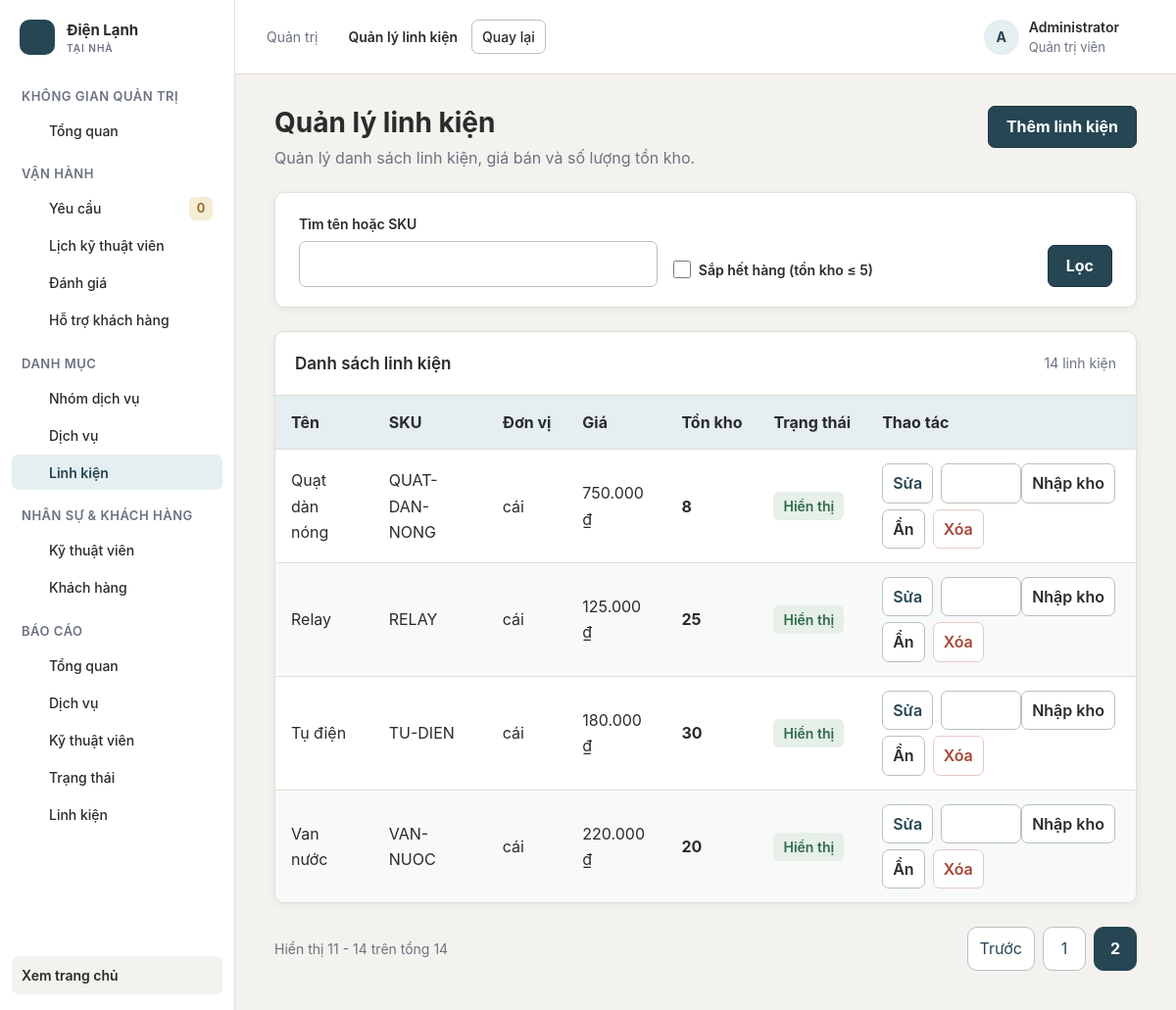
Page /scr/part/index?url=part/index&page=2 (signed in) on the committed database.
### tables this page shows
CREATE TABLE IF NOT EXISTS parts (
    id INT UNSIGNED NOT NULL AUTO_INCREMENT,
    name VARCHAR(180) NOT NULL,
    sku VARCHAR(80) NOT NULL,
    unit VARCHAR(40) NOT NULL,
    price DECIMAL(12, 0) NOT NULL DEFAULT 0,
    stock_qty INT UNSIGNED NOT NULL DEFAULT 0,
    status TINYINT(1) NOT NULL DEFAULT 1,
    PRIMARY KEY (id),
    UNIQUE KEY uq_parts_sku (sku),
    KEY idx_parts_status (status)
);

### scr/app/controllers/Controller.php (called while the page is built, shortened)
<?php
require_once dirname(__DIR__) . '/helpers/Paginator.php';
class Controller {
    public function model($model) {
        return new $model();
    }
    public function view($path, $data = []) {
        $viewFile = dirname(__DIR__) . '/views/' . $path . '.php';
        extract($data, EXTR_SKIP);
        require $viewFile;
    }
    protected function queryString($key, $maximumLength = 200)
    {
        $value = $_GET[$key] ?? '';
        return is_string($value) ? mb_substr(trim($value), 0, $maximumLength) : '';
    }
}
?>

### scr/app/controllers/PartController.php (called while the page is built, shortened)
<?php
class PartController extends Controller
{
    public function index()
    {
        $search = $this->queryString('search', 100);
        $lowStock = ($_GET['low_stock'] ?? '') === '1';
        $model = $this->model('PartModel');
        $pagination = $this->paginationData($model->countAll($search, $lowStock));
        $this->view('admin/parts/index', [
            'title' => 'Quản lý linh kiện',
            'parts' => $model->getAll($search, $lowStock, $pagination['perPage'], $pagination['offset']),
            'search' => $search,
            'lowStock' => $lowStock,
        ] + $pagination);
    }
}

### scr/index.php (called while the page is built, shortened)
<?php
require_once __DIR__ . '/config/config.php';
require_once __DIR__ . '/app/controllers/Controller.php';
require_once __DIR__ . '/config/database.php';
$rawUrl = $_GET['url'] ?? 'home';
$rawUrl = trim($rawUrl, '/');
$segments = $rawUrl === '' ? ['home'] : explode('/', $rawUrl);
$controller = new $controllerName();
$action = $segments[1] ?? 'index';
$arguments = array_slice($segments, 2, 4);
call_user_func_array([$controller, $action], $arguments);
?>

### scr/config/config.php (called while the page is built, shortened)
<?php
function url($path = '')
{
    $path = (string) $path;
    return rtrim(BASE_URL, '/') . '/' . ltrim($path, '/');
}

### scr/app/models/PartModel.php (called while the page is built, shortened)
<?php
require_once __DIR__ . '/../../config/database.php';
class PartModel
{
    private $conn;
    public function __construct()
    {
        $database = new Database();
        $this->conn = $database->getConnection();
    }
    private function filters($search, $lowStock)
    {
        $conditions = ['1 = 1'];
        $parameters = [];
        return [$conditions, $parameters];
    }
    public function countAll($search, $lowStock)
    {
        list($conditions, $parameters) = $this->filters($search, $lowStock);
        $statement = $this->conn->prepare(
            'SELECT COUNT(*) FROM parts WHERE ' . implode(' AND ', $conditions)
        );
        $statement->execute($parameters);
        return (int) $statement->fetchColumn();
    }
    public function getAll($search, $lowStock, $limit, $offset)
    {
        list($conditions, $parameters) = $this->filters($search, $lowStock);
        $statement = $this->conn->prepare(
            'SELECT id, name, sku, unit, price, stock_qty, status
             FROM parts WHERE ' . implode(' AND ', $conditions) . '
             ORDER BY (stock_qty <= 5) DESC, name LIMIT :limit OFFSET :offset'
        );
        $statement->bindValue(':limit', (int) $limit, PDO::PARAM_INT);
        $statement->bindValue(':offset', (int) $offset, PDO::PARAM_INT);
        $statement->execute();
        return $statement->fetchAll(PDO::FETCH_ASSOC);
    }
}

### scr/config/database.php (called while the page is built, shortened)
<?php
require_once __DIR__ . '/config.php';
class Database {
    public function getConnection() {
        $this->conn = null;
        try {
            $this->conn = new PDO(
                'mysql:host=' . DB_HOST . ';port=' . DB_PORT . ';dbname=' . DB_NAME . ';charset=utf8mb4',
                DB_USER,
                DB_PASS,
                [
                    PDO::ATTR_ERRMODE => PDO::ERRMODE_EXCEPTION,
                    PDO::ATTR_DEFAULT_FETCH_MODE => PDO::FETCH_ASSOC,
                    PDO::ATTR_EMULATE_PREPARES => false,
                ]
            );
            $this->conn->exec("SET time_zone = '+07:00'");
        } catch (PDOException $exception) {
            app_log('Database connection failed: ' . $exception->getMessage());
            throw new RuntimeException('Không thể kết nối cơ sở dữ liệu.', 0, $exception);
        }
        return $this->conn;
    }
}
?>

### scr/app/helpers/Paginator.php (called while the page is built, shortened)
<?php
function paginate($total, $perPage, $page)
{
    $total = max(0, (int) $total);
    $perPage = (int) $perPage;
    $totalPages = max(1, (int) ceil($total / $perPage));
    $page = max(1, (int) $page);
    $page = min($page, $totalPages);
    return [
        'page' => $page,
        'perPage' => $perPage,
        'totalPages' => $totalPages,
        'offset' => ($page - 1) * $perPage,
    ];
}

### scr/app/views/admin/parts/index.php (the view, shortened to what this page needs)
<section>
    <div class="page-head">
        <div><h1>Quản lý linh kiện</h1><p>Quản lý danh sách linh kiện, giá bán và số lượng tồn kho.</p></div>
        <a class="button" href="<?= htmlspecialchars(url('/part/create'), ENT_QUOTES, 'UTF-8') ?>">Thêm linh kiện</a>
    </div>
    <form class="filter-card" method="get" action="<?= htmlspecialchars(url('/part/index'), ENT_QUOTES, 'UTF-8') ?>">
        <div class="form-group">
            <label for="part-search">Tìm tên hoặc SKU</label>
            <input id="part-search" name="search" value="<?= htmlspecialchars($search, ENT_QUOTES, 'UTF-8') ?>">
        </div>
        <div class="form-group form-check">
            <label><input type="checkbox" name="low_stock" value="1" <?= $lowStock ? 'checked' : '' ?>> Sắp hết hàng (tồn kho ≤ 5)</label>
        </div>
        <button type="submit">Lọc</button>
    </form>
    <div class="table-card">
        <div class="table-card-head"><h2>Danh sách linh kiện</h2><span><?= (int) ($total ?? count($parts)) ?> linh kiện</span></div>
        <table>
            <thead>
            <tr><th>Tên</th><th>SKU</th><th>Đơn vị</th><th>Giá</th><th>Tồn kho</th><th>Trạng thái</th><th>Thao tác</th></tr>
            </thead>
            <tbody>
            <?php foreach ($parts as $part): ?>
                <tr class="<?= (int) $part['stock_qty'] <= 5 ? 'inventory-low-stock-row' : '' ?>">
                    <td><?= htmlspecialchars($part['name'], ENT_QUOTES, 'UTF-8') ?></td>
                    <td><?= htmlspecialchars($part['sku'], ENT_QUOTES, 'UTF-8') ?></td>
                    <td><?= htmlspecialchars($part['unit'], ENT_QUOTES, 'UTF-8') ?></td>
                    <td><?= number_format((float) $part['price'], 0, ',', '.') ?> ₫</td>
                    <td><strong><?= (int) $part['stock_qty'] ?></strong></td>
                    <td><span class="badge <?= (int) $part['status'] === 1 ? 'badge-success' : 'badge-muted' ?>"><?= (int) $part['status'] === 1 ? 'Hiển thị' : 'Đang ẩn' ?></span></td>
                    <td>
                        <div class="table-actions text-actions">
                            <a class="text-action" href="<?= htmlspecialchars(url('/part/edit/' . (int) $part['id']), ENT_QUOTES, 'UTF-8') ?>">Sửa</a>
                            <form method="post" action="<?= htmlspecialchars(url('/part/stock/' . (int) $part['id']), ENT_QUOTES, 'UTF-8') ?>">
                                <input class="inline-number" id="stock-<?= (int) $part['id'] ?>" type="number" name="quantity" min="1" step="1" required>
                                <button class="text-action text-action-neutral" type="submit">Nhập kho</button>
                            </form>
                            <form method="post" action="<?= htmlspecialchars(url('/part/status/' . (int) $part['id']), ENT_QUOTES, 'UTF-8') ?>">
                                <button class="text-action text-action-neutral" type="submit"><?= (int) $part['status'] === 1 ? 'Ẩn' : 'Hiện' ?></button>
                            </form>
                            <form method="post" action="<?= htmlspecialchars(url('/part/delete/' . (int) $part['id']), ENT_QUOTES, 'UTF-8') ?>" data-confirm="Xác nhận xóa linh kiện này?">
                                <button class="text-action text-action-danger" type="submit">Xóa</button>
                            </form>
                        </div>
                    </td>
                </tr>
            <?php endforeach; ?>
            </tbody>
        </table>
    </div>
    <?php require __DIR__ . '/../../partials/pagination.php'; ?>
</section>

### rows in the picture
parts: name "Quạt dàn nóng", sku "QUAT-DAN-NONG", unit "cái", price "750.000", stock_qty "8", status "Hiển thị"
parts: name "Relay", sku "RELAY", unit "cái", price "125.000", stock_qty "25", status "Hiển thị"
parts: name "Tụ điện", sku "TU-DIEN", unit "cái", price "180.000", stock_qty "30", status "Hiển thị"
parts: name "Van nước", sku "VAN-NUOC", unit "cái", price "220.000", stock_qty "20", status "Hiển thị"

### other values in the picture
$groupTitle "KHÔNG GIAN QUẢN TRỊ"
$label "Tổng quan"
$groupTitle "VẬN HÀNH"
$label "Yêu cầu"
$item[3] "0"
$label "Lịch kỹ thuật viên"
$label "Đánh giá"
$label "Hỗ trợ khách hàng"
$groupTitle "DANH MỤC"
$label "Nhóm dịch vụ"
$label "Dịch vụ"
$label "Linh kiện"
$groupTitle "NHÂN SỰ & KHÁCH HÀNG"
$label "Kỹ thuật viên"
$label "Khách hàng"
